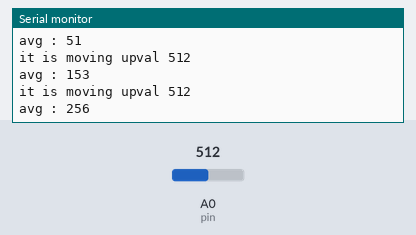
Simulated run of this sketch. Board: Arduino Uno, built with avr-gcc and run on an emulated ATmega328P. Shown: the last lines printed to the serial monitor. The test bench sets the inputs (shaded band); at power-on: A0 (pin) = 512.

Above: at 1.2 s.
1.3 s: A0 (pin) set to 306
At 1.82 s:
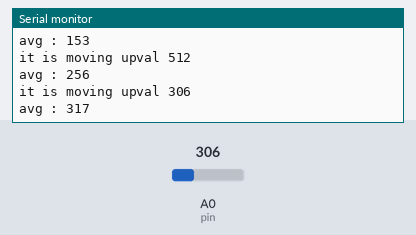
4.0 s: A0 (pin) set to 122
At 4.33 s:
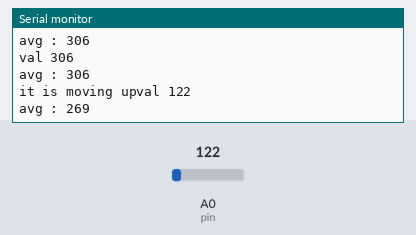
Timing chart, 0 to 7.0 s (numbered marks = the images above; inputs shaded):
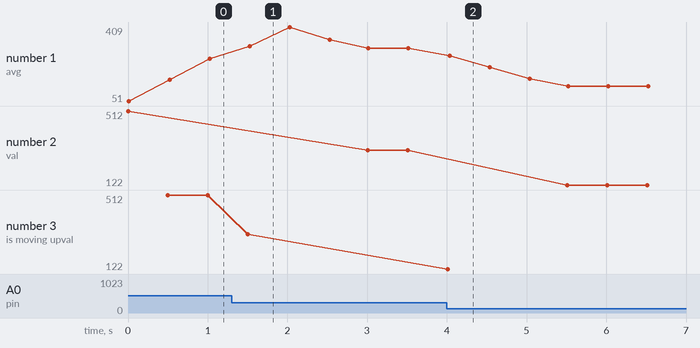

Measured:
- after the input at 1.3 s, the serial monitor: prints a new line after 0.20 s (image 1)
- after the input at 4.0 s, the serial monitor: prints a new line at once (image 2)
- plotted number 1: 256 → 306 after the input at 1.3 s, 306 → 122 after the input at 4.0 s
- plotted number 2: 512 → 306 after the input at 1.3 s, 306 → 122 after the input at 4.0 s
- plotted number 3: 512 → 306 after the input at 1.3 s, 306 → 122 after the input at 4.0 s

The sketch:

moving_avarage_code.ino
```cpp
const int pin  = A0; //pin number
const int numReadings  = 10; //total number of readings we can take
int readings [numReadings]; //array of readings
int count  = 0;//counters
long total  = 0;//total to calculate avarage
int val  = 0;//to store the value

void setup() {
  Serial.begin(9600);
  pinMode(pin, INPUT);
}

void loop() {
  val = analogRead(pin);
  //calling the function
  display_avg();
  //printing the avarage
  Serial.print(F("avg : ")); Serial.println(moving_avarage());
  delay(500);
  //checking if it is moving up or down
  if( val> moving_avarage()){Serial.print(F("it is moving up"));}
  else if( val< moving_avarage()){Serial.print(F("it is moving down"));}
}

void display_avg( ) {
  val = analogRead(pin);
  Serial.print(F("val ")); Serial.println(val);
}
// in this i have pulled the recent value replaed the oldest value with the newest value and calculate the avarage of it.
long moving_avarage() {
  long average;
  //removing the old value
  total = total - readings[count];
  //getting the new one
  readings[count] = analogRead(pin);
  //adding the new one to the total
  total = total + readings[count];
  //increasing the counter to know which value in the array we are on
  count = count + 1;
  // this logic is to take care the index out of range error and putting new values by removing the oldest one
  if (count >= numReadings) {
    count = 0;
  }
  //calculating the avarage
  average = total / numReadings;

  return average;
}
```
